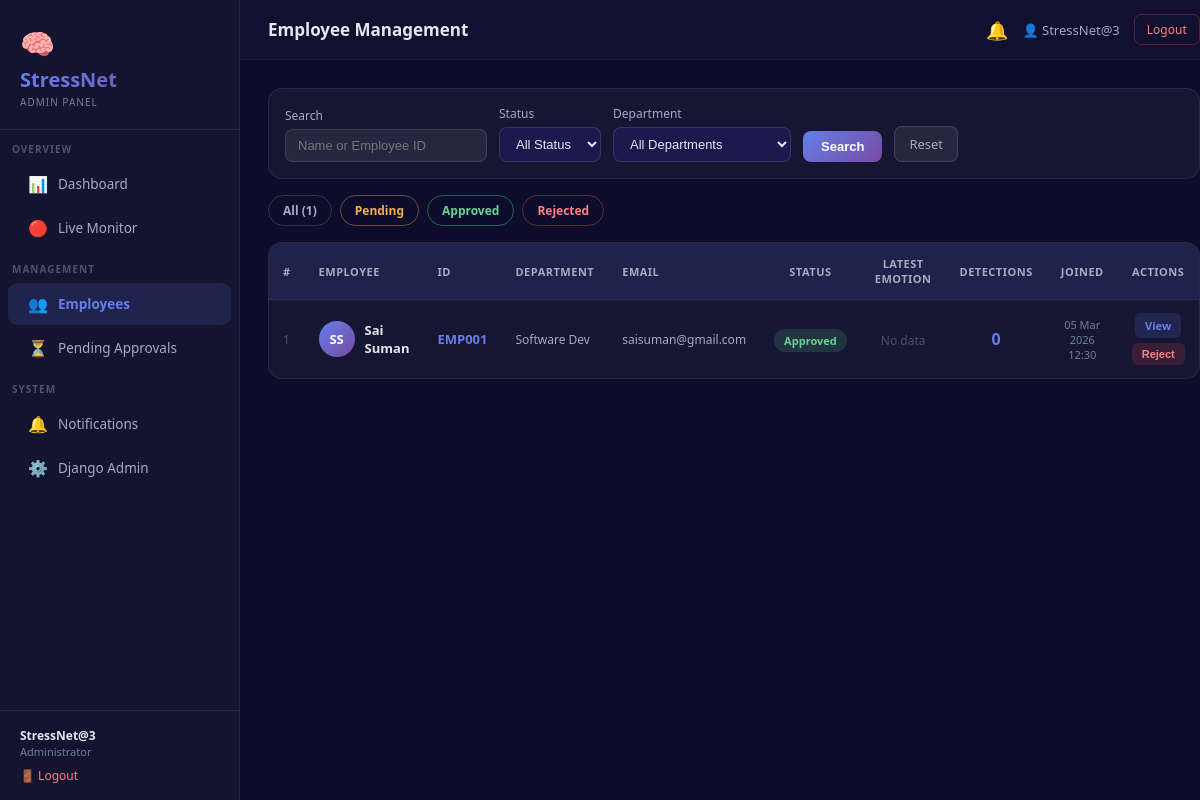
The app's page /admin-panel/employees/ (signed in), older data.
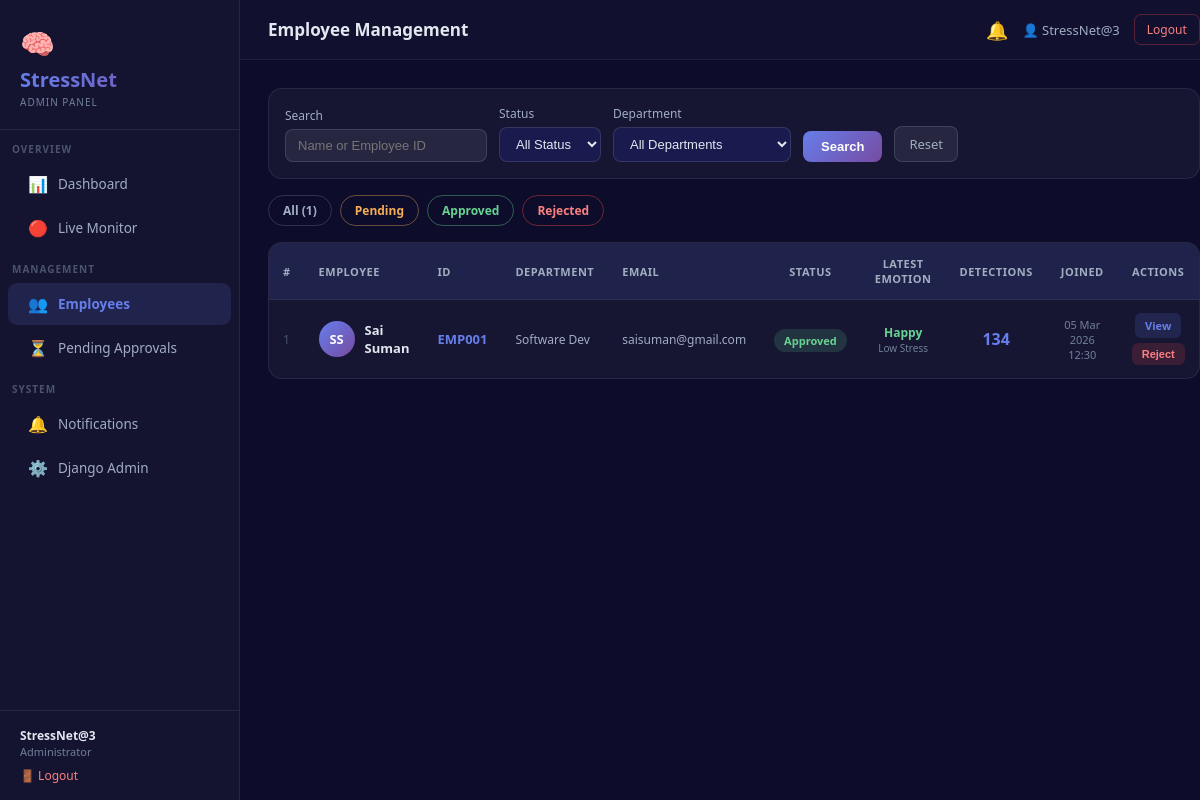
The same page, newer data.
### stress_app/models.py (models this page shows, shortened)
class Employee(models.Model):
    user          = models.OneToOneField(User, on_delete=models.CASCADE,
                                         related_name='employee')
    employee_id   = models.CharField(max_length=20, unique=True,
                                     verbose_name='Employee ID')
    department    = models.CharField(max_length=50, choices=DEPARTMENT_CHOICES,
                                     default='Engineering')
    designation   = models.CharField(max_length=100, blank=True,
                                     verbose_name='Designation / Role')
    phone         = models.CharField(max_length=15, blank=True,
                                     verbose_name='Phone Number')
    date_of_join  = models.DateField(null=True, blank=True,
                                     verbose_name='Date of Joining')
    profile_photo = models.ImageField(upload_to='profile_photos/',
                                      null=True, blank=True)
    status        = models.CharField(max_length=10, choices=STATUS_CHOICES,
                                     default='pending')
    approved_by   = models.ForeignKey(User, null=True, blank=True,
                                      on_delete=models.SET_NULL,
                                      related_name='approved_employees')
    approved_at   = models.DateTimeField(null=True, blank=True)
    rejection_reason = models.TextField(blank=True)
    registered_at = models.DateTimeField(auto_now_add=True)
    last_active   = models.DateTimeField(null=True, blank=True)
    class Meta:
        ordering = ['-registered_at']
        verbose_name = 'Employee'
        verbose_name_plural = 'Employees'
    @property
    def full_name(self):
        return self.user.get_full_name() or self.user.username
    @property
    def total_detections(self):
        return self.stressrecord_set.count()

class StressRecord(models.Model):
    employee      = models.ForeignKey(Employee, on_delete=models.CASCADE,
                                      null=True, blank=True)
    timestamp     = models.DateTimeField(auto_now_add=True)
    emotion       = models.CharField(max_length=20, choices=EMOTION_CHOICES)
    stress_level  = models.CharField(max_length=10, choices=STRESS_CHOICES)
    confidence    = models.FloatField(default=0.0)
    source        = models.CharField(max_length=10, default='live',
                                     choices=[('live','Live'),('image','Image')])
    angry_score     = models.FloatField(default=0.0)
    disgusted_score = models.FloatField(default=0.0)
    fearful_score   = models.FloatField(default=0.0)
    happy_score     = models.FloatField(default=0.0)
    neutral_score   = models.FloatField(default=0.0)
    sad_score       = models.FloatField(default=0.0)
    surprised_score = models.FloatField(default=0.0)
    class Meta:
        ordering = ['-timestamp']

### stress_app/views.py (the view)
    def wrapper(request, *args, **kwargs):
        if not request.user.is_authenticated:
            return redirect('login_view')
        if not is_admin(request.user):
            return redirect('user_dashboard')
        return view_func(request, *args, **kwargs)

### stress_app/views.py (called while the page is built)
def is_admin(user):
    return user.is_authenticated and (user.is_staff or user.is_superuser)

def admin_required(view_func):
    def wrapper(request, *args, **kwargs):
        if not request.user.is_authenticated:
            return redirect('login_view')
        if not is_admin(request.user):
            return redirect('user_dashboard')
        return view_func(request, *args, **kwargs)
    wrapper.__name__ = view_func.__name__
    return wrapper

### stress_app/templates/stress_app/admin_employees.html (shortened to what the changed rows need)
{% extends 'stress_app/admin_base.html' %}
{% block content %}
<div style="background:rgba(255,255,255,0.04);border:1px solid rgba(255,255,255,0.08);border-radius:14px;overflow:auto;">
<table style="width:100%;border-collapse:collapse;min-width:900px;">
<thead>
<tr style="background:rgba(102,126,234,0.12);font-size:11px;color:#a0aec0;text-transform:uppercase;letter-spacing:0.5px;">
    <th style="padding:13px 14px;text-align:left;">#</th>
    <th style="padding:13px 14px;text-align:left;">Employee</th>
    <th style="padding:13px 14px;text-align:left;">ID</th>
    <th style="padding:13px 14px;text-align:left;">Department</th>
    <th style="padding:13px 14px;text-align:left;">Email</th>
    <th style="padding:13px 14px;text-align:center;">Status</th>
    <th style="padding:13px 14px;text-align:center;">Latest Emotion</th>
    <th style="padding:13px 14px;text-align:center;">Detections</th>
    <th style="padding:13px 14px;text-align:center;">Joined</th>
    <th style="padding:13px 14px;text-align:center;">Actions</th>
</tr>
</thead>
<tbody>
{% for emp in employees %}
<tr style="border-top:1px solid rgba(255,255,255,0.06);"
    onmouseover="this.style.background='rgba(255,255,255,0.03)'"
    onmouseout="this.style.background='transparent'">
    <td style="padding:13px 14px;color:#4a5568;font-size:12px;">{{ forloop.counter }}</td>
    <td style="padding:13px 14px;">
        <div style="display:flex;align-items:center;gap:10px;">
            <div style="width:36px;height:36px;border-radius:50%;background:linear-gradient(135deg,#667eea,#764ba2);display:flex;align-items:center;justify-content:center;font-size:13px;font-weight:700;color:#fff;flex-shrink:0;">
                {% if emp.profile_photo %}
                    <img src="{{ emp.profile_photo.url }}" style="width:36px;height:36px;border-radius:50%;object-fit:cover;" alt="">
                {% else %}
                    {{ emp.user.first_name|slice:":1" }}{{ emp.user.last_name|slice:":1" }}
                {% endif %}
            </div>
            <div>
                <div style="font-weight:600;font-size:13px;color:#e2e8f0;">{{ emp.full_name }}</div>
            </div>
        </div>
    </td>
    <td style="padding:13px 14px;font-size:13px;font-weight:600;color:#667eea;">{{ emp.employee_id }}</td>
    <td style="padding:13px 14px;font-size:12px;color:#a0aec0;">{{ emp.department }}</td>
    <td style="padding:13px 14px;font-size:12px;color:#a0aec0;">{{ emp.user.email }}</td>
    <td style="padding:13px 14px;text-align:center;">
        {% if emp.status == "approved" %}
            <span style="background:rgba(104,211,145,0.15);color:#68d391;padding:4px 10px;border-radius:20px;font-size:11px;font-weight:600;">Approved</span>
        {% elif emp.status == "pending" %}
            <span style="background:rgba(246,173,85,0.15);color:#f6ad55;padding:4px 10px;border-radius:20px;font-size:11px;font-weight:600;">Pending</span>
        {% else %}
            <span style="background:rgba(252,73,73,0.15);color:#fc8181;padding:4px 10px;border-radius:20px;font-size:11px;font-weight:600;">Rejected</span>
        {% endif %}
    </td>
    <td style="padding:13px 14px;text-align:center;">
        {% if emp.latest_record %}
            {% if emp.latest_record.stress_level == "High" %}
                <div style="font-size:12px;font-weight:600;color:#fc8181;">{{ emp.latest_record.emotion|title }}</div>
                <div style="font-size:10px;color:#718096;">High Stress</div>
            {% elif emp.latest_record.stress_level == "Medium" %}
                <div style="font-size:12px;font-weight:600;color:#f6ad55;">{{ emp.latest_record.emotion|title }}</div>
                <div style="font-size:10px;color:#718096;">Medium Stress</div>
            {% else %}
                <div style="font-size:12px;font-weight:600;color:#68d391;">{{ emp.latest_record.emotion|title }}</div>
                <div style="font-size:10px;color:#718096;">Low Stress</div>
            {% endif %}
        {% else %}
            <span style="color:#4a5568;font-size:12px;">No data</span>
        {% endif %}
    </td>
    <td style="padding:13px 14px;text-align:center;font-size:16px;font-weight:700;color:#667eea;">{{ emp.total_detections }}</td>
    <td style="padding:13px 14px;text-align:center;font-size:11px;color:#718096;">
        {{ emp.registered_at|date:"d M Y" }}<br>{{ emp.registered_at|time:"H:i" }}
    </td>
    <td style="padding:13px 14px;text-align:center;">
        <div style="display:flex;gap:5px;justify-content:center;flex-wrap:wrap;">
            <a href="{% url 'admin_employee_detail' emp.id %}"
               style="padding:5px 10px;background:rgba(102,126,234,0.15);color:#667eea;border-radius:6px;font-size:11px;font-weight:600;text-decoration:none;">
                View
            </a>
            {% if emp.status == "pending" %}
                <a href="{% url 'admin_approve' emp.id %}"
                   style="padding:5px 10px;background:rgba(104,211,145,0.15);color:#68d391;border-radius:6px;font-size:11px;font-weight:600;text-decoration:none;">
                    Approve
                </a>
                <button data-empid="{{ emp.id }}"
                        onclick="openReject(this.getAttribute('data-empid'))"
                        style="padding:5px 10px;background:rgba(252,73,73,0.15);color:#fc8181;border:none;border-radius:6px;font-size:11px;font-weight:600;cursor:pointer;">
                    Reject
                </button>
            {% elif emp.status == "rejected" %}
                <a href="{% url 'admin_approve' emp.id %}"
                   style="padding:5px 10px;background:rgba(104,211,145,0.15);color:#68d391;border-radius:6px;font-size:11px;font-weight:600;text-decoration:none;">
                    Approve
                </a>
            {% elif emp.status == "approved" %}
                <button data-empid="{{ emp.id }}"
                        onclick="openReject(this.getAttribute('data-empid'))"
                        style="padding:5px 10px;background:rgba(252,73,73,0.15);color:#fc8181;border:none;border-radius:6px;font-size:11px;font-weight:600;cursor:pointer;">
                    Reject
                </button>
            {% endif %}
        </div>
    </td>
</tr>
{% endfor %}
</tbody>
</table>
</div>
{% endblock %}

Row changes from the older to the newer data that the page shows:
changed Employee "EMP001": latest_record.emotion (not shown) → "Happy"; total_detections "0" → "134"; text "No data" → "Low Stress"
